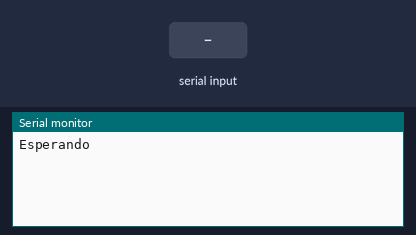
Simulated run of this sketch. Board: Arduino Uno, built with avr-gcc and run on an emulated ATmega328P. Parts: the last lines printed to the serial monitor. Inputs (shaded band) come from the test bench.

Above: at 1.2 s.
1.3 s: "1\n" received over Serial
At 2.2 s:
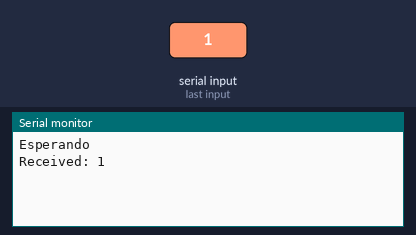
2.8 s: "0\n" received over Serial
At 3.4 s:
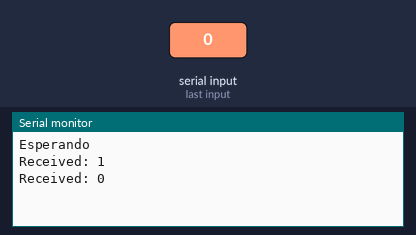
4.3 s: "2\n" received over Serial
At 5.7 s:
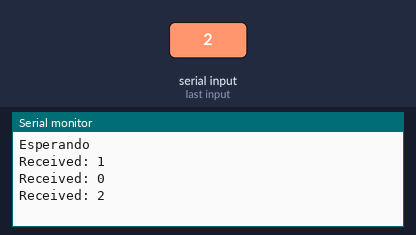

The sketch:

serial-arduino.ino
```cpp
void setup() {
  Serial.begin(9600); // This is Arduino's only hardware serial (pins 0 & 1)
  while(!Serial);
  Serial.println("Esperando");
}

void loop() {
  if (Serial.available()) {
    String msg = Serial.readStringUntil('\n');
    Serial.print("Received: ");
    Serial.println(msg);
  }
}
```

Measured:
- after the input at 1.3 s, the serial monitor: prints a new line at once (image 1)
- after the input at 2.8 s, the serial monitor: prints a new line at once (image 2)
- after the input at 4.3 s, the serial monitor: prints a new line at once (image 3)
